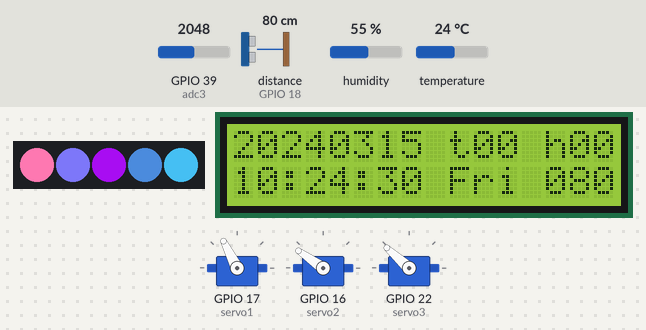
This program was run on a simulated ESP32 board running MicroPython. On the bench: 5 RGB LEDs in strip order, left to right, 16×2 character LCD, 3 × servo. Inputs (shaded band) come from the test bench; at power-on: distance to the obstacle (sensor on GPIO 18) 80 cm, GPIO 39 (adc3) = 2048, humidity 55 %, temperature 24 °C (analog values on the 0–4095 scale). The echo pulse lasts 58.3 µs per cm; the clock reads 2024-03-15 10:24:30 at power-on unless the program sets it; random numbers come from a fixed seed.

Above: at 1.02 s.
1.3 s: distance to the obstacle (sensor on GPIO 18) set to 14 cm
At 1.54 s:
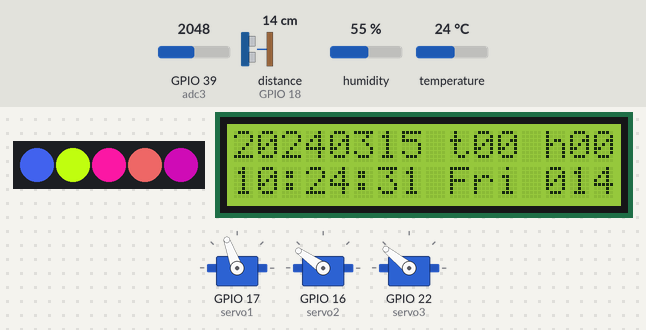
3.1 s: distance to the obstacle (sensor on GPIO 18) set to 11 cm
At 3.48 s:
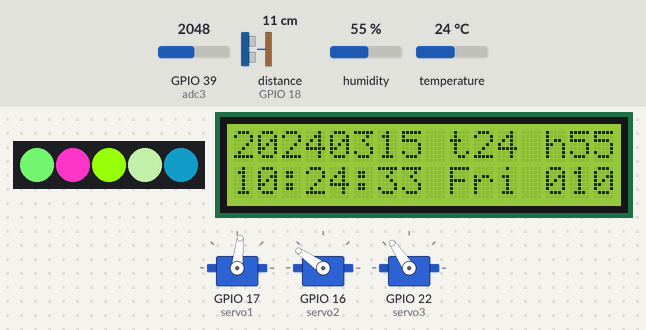
5.7 s: GPIO 39 (adc3) set to 2967
7.6 s: GPIO 39 (adc3) set to 3059
At 7.88 s:
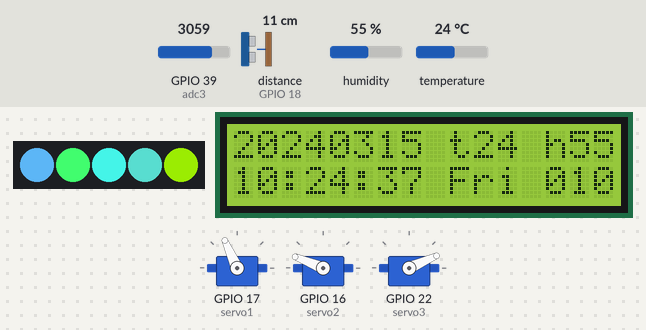
9.8 s: distance to the obstacle (sensor on GPIO 18) set to 35 cm
At 10.23 s:
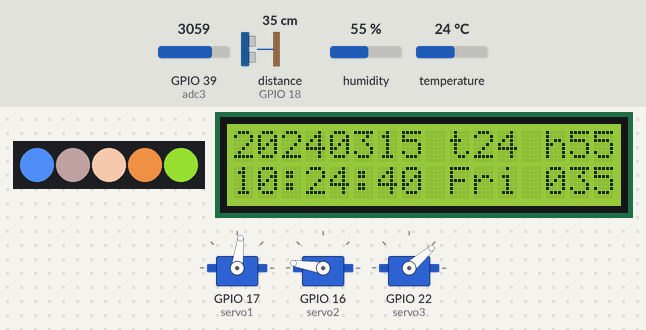
12.4 s: distance to the obstacle (sensor on GPIO 18) set to 2 cm
At 12.93 s:
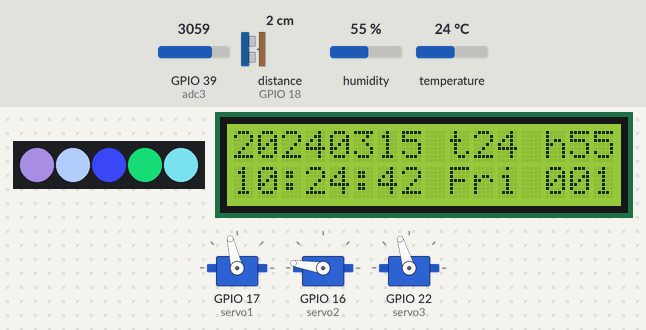
Timing chart, 0 to 17.4 s (numbered marks = the images above; inputs shaded):
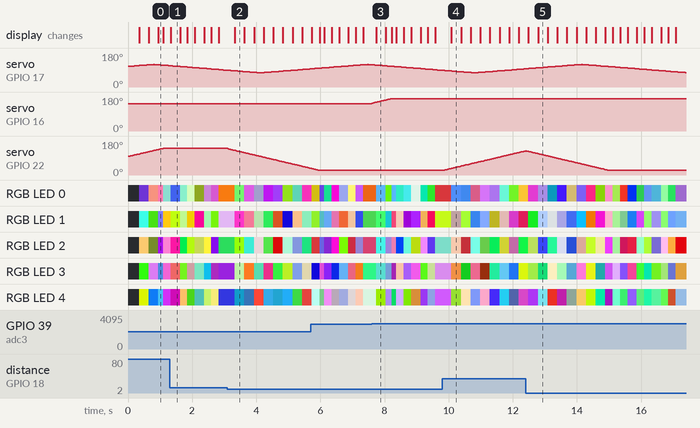

The program:

_________+RGB__+________.py
```python
'''
  舵机1-->(17)
  舵机2-->(16)
  舵机3-->(22)
  (Trig)-->(5)
  (Echo)-->(18)
  SCL-->19
  SDA-->21
  DS-->27
   WS-->(13)
'''

#导入Pin模块
from machine import Pin
import time
from servo import Servo
from machine import Timer
from hcsr04 import HCSR04
from neopixel import NeoPixel
import random
from machine import ADC
from machine import Pin,I2C
from i2c_lcd import I2cLcd
import dht
from machine import RTC

#定义HCSR04控制对象
hcsr04=HCSR04(trigger_pin=5, echo_pin=18)
#定义SG90舵机控制对象
servo1 = Servo(Pin(17))
servo2 = Servo(Pin(16))
servo3 = Servo(Pin(22))
#定义RGB控制对象
#控制引脚为13，RGB灯串联5个
pin=13
rgb_num=5
rgb_led=NeoPixel(Pin(pin,Pin.OUT),rgb_num)
#定义ADC控制对象
adc3=ADC(Pin(39))
adc3.atten(ADC.ATTN_11DB)  #开启衰减，量程增大到3.3V
#定义DHT22控制对象
dht22=dht.DHT22(Pin(27))
#定义RTC控制对象
rtc=RTC()
# LCD 1602 I2C 地址
DEFAULT_I2C_ADDR = 0x27
# global lcd
i2c = I2C(1,sda=Pin(21),scl=Pin(19),freq=400000)
lcd = I2cLcd(i2c, DEFAULT_I2C_ADDR, 2, 16)  # 初始化(设备地址, 背光设置)

#定义星期
week=("Mon","Tue","Wed","Thu","Fri","Sat","Sun")

a=110
b=0
c=100
g=0
h=0
j=145
k=0
l=0
temp=0
humi=0
servo1.write_angle(a)
servo2.write_angle(j)
servo3.write_angle(c)
#定时器0中断函数
def time0_irq(time0):
    global a
    global b
    global c
    global g
    global h
    global j
    global k
    global l
    global temp
    global humi
    if adc3.read()>3000 and j<=170: #控制机械臂高度
        j+=1
        servo2.write_angle(j)
    if adc3.read()<1000 and j>=80:
        j-=1
        servo2.write_angle(j)
    l+=1 #每3个周期机械臂转动
    if l==3 :
        l=0
        if a<=120 and k==0 :
            a+=1
            servo1.write_angle(a)
        if a==120 :
            k=1
        if a>=75 and k==1 :
            a-=1
            servo1.write_angle(a)
    if a==75 :
        k=0
    distance=hcsr04.distance_cm()//1
    if distance>13 and c<=140:  #机械臂跟随操作者
        c+=1
        servo3.write_angle(c)
    if distance<13 and c>=25:
        c-=1
        servo3.write_angle(c)
    g+=1
    h+=1
    if g==10 : #每10个周期RGB灯随机变色,屏幕刷新
        g=0
        date_time=rtc.datetime()
        distance=hcsr04.distance_cm()
        lcd.putstr("%04d%02d%02d t%02d h%02d"%(date_time[0],date_time[1],date_time[2],temp,humi))
        lcd.putstr("%02d:%02d:%02d %s %03d"%(date_time[4],date_time[5],date_time[6],week[date_time[3]],distance))
        for i in range(rgb_num):
            d=random.randint(0,255)
            e=random.randint(0,255)
            f=random.randint(0,255)
            rgb_led[i]=(d, e, f)
            rgb_led.write()
    if h==60 : #每60个周期DHT22读数
        h=0
        dht22.measure()  #调用DHT类库中测量数据的函数
        temp = dht22.temperature()
        humi = dht22.humidity()


#程序入口
if __name__=="__main__":
    time0=Timer(0)  #创建time0定时器对象
    time0.init(period=25,mode=Timer.PERIODIC,callback=time0_irq)
    while True:
        pass
```

Measured:
- the behaviour switches between 13 and 12 cm on distance to the obstacle (sensor on GPIO 18) (found by bisection; images 1 and 2)
- the behaviour switches between 3000 and 3001 on GPIO 39 (adc3) (found by bisection; images 2 and 3)
- after the input at 3.1 s, servo on GPIO 22 (servo3): moves from 141° to 35° over 2.6 s, starting at once
- after the input at 7.6 s, servo on GPIO 16 (servo2): moves from 145° to 171° over 0.59 s, starting at once
- after the input at 9.8 s, servo on GPIO 22 (servo3): moves from 24° to 128° over 2.6 s, starting at once
- by itself, servo on GPIO 17 (servo1): rises from 96° to 120° in 1.7 s, then falls to 76° in 3.2 s
